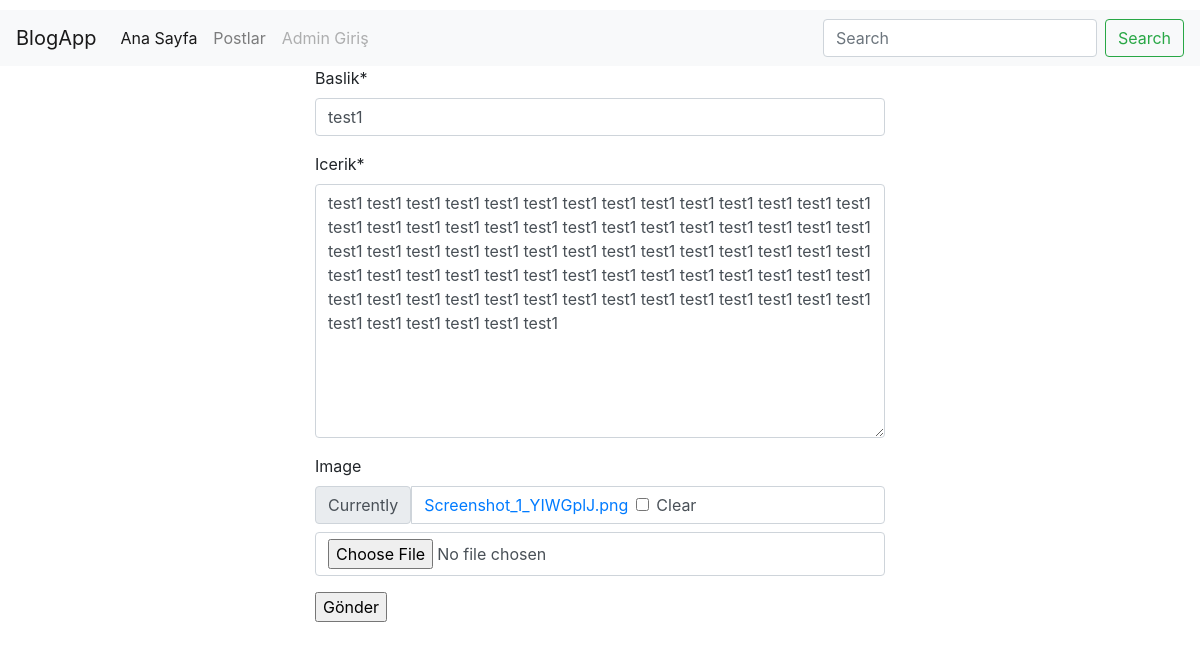
Before: /post/update/1/ with the older database file.
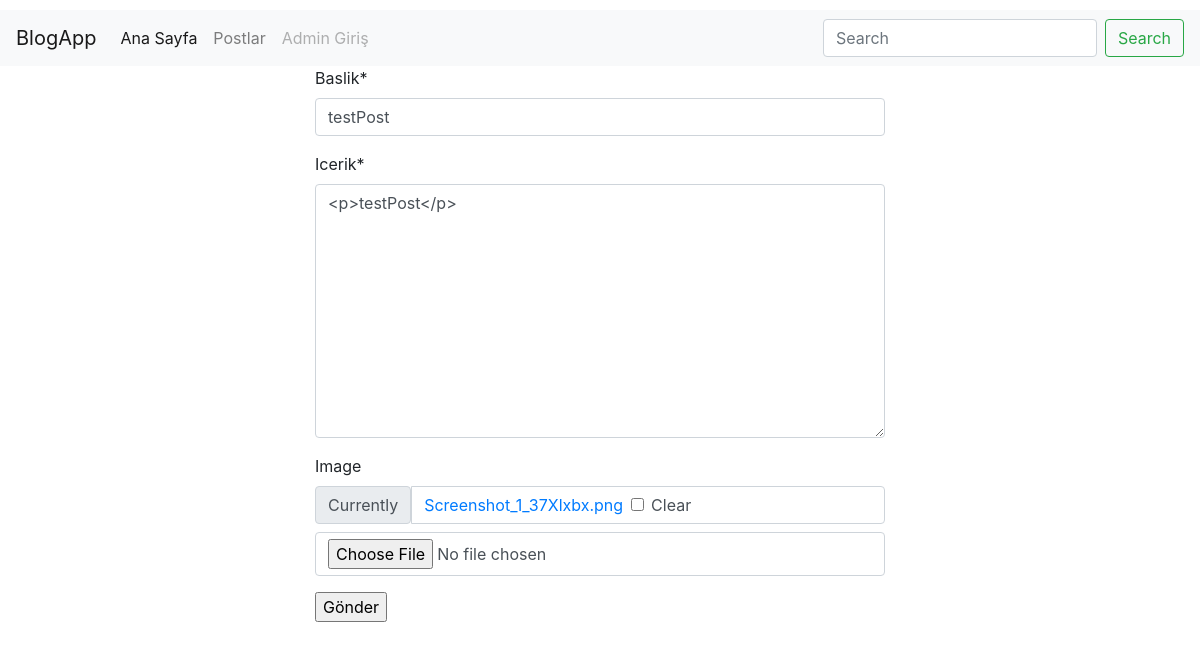
After: the same page with the newer database file.
### post/models.py (models this page shows, shortened)
class Post(models.Model):
    user = models.ForeignKey('auth.User', verbose_name='yazar', on_delete=models.CASCADE, related_name='post')
    title = models.CharField(max_length=120, verbose_name="baslik")
    content = RichTextField(verbose_name="icerik")
    publishingDate = models.DateTimeField(verbose_name="yayinlanma tarihi", auto_now_add=True)
    image = models.FileField(null=True, blank=True)
    slug = models.SlugField(unique=True, editable=False, max_length=130)
    class Meta:
        ordering = ['-publishingDate']

### post/views.py (the view)
# urls.py: path('update/<int:id>/', post_update, name='update'),
def post_update(request, id):
    postRef = Post.objects.get(id= id)
    form = PostForm(request.POST or None,  request.FILES or None, instance=postRef)
    if form.is_valid():
        post = form.save()
        return HttpResponseRedirect(post.get_absolute_url())
    context= {
        'form': form,
    }
    return render(request, 'post/form.html', context)

### post/form.py
class PostForm(forms.ModelForm):
    class Meta:
        model=Post
        fields=[
            'title',
            'content',
            'image',
        ]

### templates/post/form.html (shortened to what this page needs)
{% extends 'base.html' %}
{% load crispy_forms_tags %}
{% block body %}
    <div class="container">
        <div class="row">
            <div class="container-fluid" style="max-width: 600px">
                <form method="POST" enctype="multipart/form-data">
                    {{ form|crispy }}
                    <input type="submit" value="Gönder">
                </form>
            </div>
        </div>
    </div>
{% endblock %}

Changed rows visible on the page:
changed Post: title "test1" → "testPost"; content "test1 test1 test1 test1 test1 test1 test1 test1 test1 test1 test1 test1 test1 test1 test1 test1 test1 test1 test1 test1 test1 test1 test1 test1 test1 test1 test1 test1 test1 test1 test1 test1 test1 test1 test1 test1 test1 test1 test1 test1 test1 test1 test1 test1 test1 test1 test1 test1 test1 test1 test1 test1 test1 test1 test1 test1 test1 test1 test1 test1 test1 test1 test1 test1 test1 test1 test1 test1 test1 test1 test1 test1 test1 test1 test1 test1" → "<p>testPost</p>"
Other visible differences:
text no longer shown: "Baslik * Icerik * Image Currently Screenshot_1_YIWGplJ.png Clear"
text now shown: "Baslik * Icerik * Image Currently Screenshot_1_37Xlxbx.png Clear"
